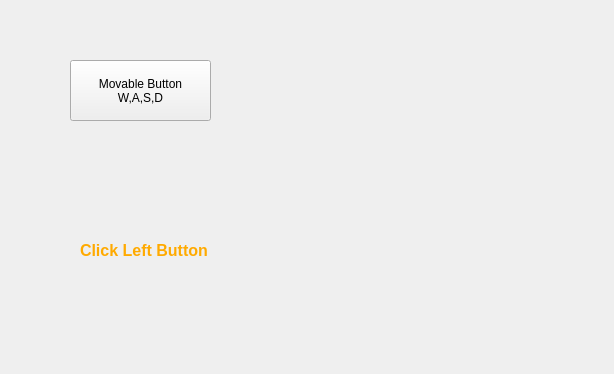
<?xml version="1.0" encoding="UTF-8"?>
<ui version="4.0">
 <class>QtEvent</class>
 <widget class="QWidget" name="QtEvent">
  <property name="geometry">
   <rect>
    <x>0</x>
    <y>0</y>
    <width>614</width>
    <height>374</height>
   </rect>
  </property>
  <property name="windowTitle">
   <string>QtEvent</string>
  </property>
  <widget class="QPushButton" name="btnMove">
   <property name="geometry">
    <rect>
     <x>70</x>
     <y>60</y>
     <width>141</width>
     <height>61</height>
    </rect>
   </property>
   <property name="text">
    <string>Movable Button
W,A,S,D</string>
   </property>
  </widget>
  <widget class="QLabel" name="labMove">
   <property name="geometry">
    <rect>
     <x>80</x>
     <y>230</y>
     <width>141</width>
     <height>41</height>
    </rect>
   </property>
   <property name="palette">
    <palette>
     <active>
      <colorrole role="WindowText">
       <brush brushstyle="SolidPattern">
        <color alpha="255">
         <red>255</red>
         <green>170</green>
         <blue>0</blue>
        </color>
       </brush>
      </colorrole>
     </active>
     <inactive>
      <colorrole role="WindowText">
       <brush brushstyle="SolidPattern">
        <color alpha="255">
         <red>255</red>
         <green>170</green>
         <blue>0</blue>
        </color>
       </brush>
      </colorrole>
     </inactive>
     <disabled/>
    </palette>
   </property>
   <property name="font">
    <font>
     <pointsize>12</pointsize>
     <bold>true</bold>
    </font>
   </property>
   <property name="text">
    <string>Click Left Button</string>
   </property>
  </widget>
 </widget>
 <resources/>
 <connections/>
</ui>
